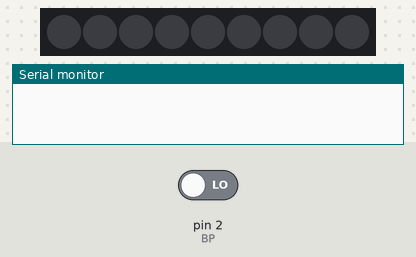
A sketch run on a simulated Arduino Uno, built with avr-gcc and run on an emulated ATmega328P. Parts: 9 RGB LEDs in strip order, left to right, the last lines printed to the serial monitor. Inputs (shaded band) come from the test bench; at power-on: pin 2 (BP) LOW. Dim RGB values are drawn brighter than linear; random numbers use the default seed unless the sketch sets one.

Above: at 1.2 s.
1.3 s: pin 2 (BP) driven HIGH
At 4.15 s:
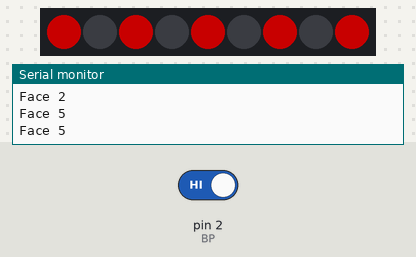
At 7.3 s:
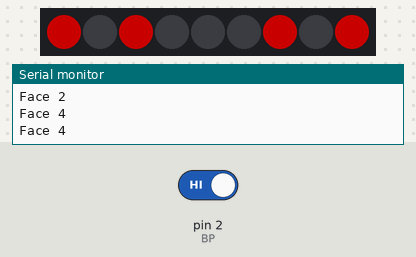
Timing chart, 0 to 8.8 s (numbered marks = the images above; inputs shaded):
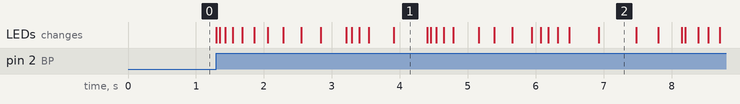

The sketch:

De3_V1.ino
```cpp
/*
 *     Bette.Mathys
 *     Dé3_V1
 *
 *     Systéme de dé, avec un bp quand il est appuyé mets une face aléatoire
 *     sur la bande néopixel
 *
 *     Bande néopixel, Boutton Poussoir, Carte Arduino
 *     Néopixel: D6, BP: D2
 *
 *     19/09/2024 Dé1_V1: Appuie BP, afficher une face aléatoire du dé
 *     20/09/2024 Dé1_V2: Appuie BP, afficher une face aléatoire du dé
 *     20/09/2024 Dé2_V1: Appuie BP, faire defiler les faces aléatoirement
 *     et arrete aléatoire
 *     20/09/2024 Dé3_V1: Appuie BP, faire defiler les faces aléatoirement
 *     et ralentit petit à petit et s'arrete sur une face rdm
 *
 *
 */


#include <Adafruit_NeoPixel.h>
#ifdef __AVR__
 #include <avr/power.h> // Nécessaire pour le Trinket 16 MHz
#endif

// Pin où les NeoPixels sont connectés
#define PIN        6

// Nombre de pixels sur l'anneau NeoPixel
#define NUMPIXELS 9

// Initialisation de la bibliothèque NeoPixel avec les paramètres : nombre de pixels, pin de contrôle et protocole
Adafruit_NeoPixel pixels(NUMPIXELS, PIN, NEO_GRB + NEO_KHZ800);

#define DELAYVAL 500 // Délai entre l'affichage des pixels (en millisecondes)

// Pin du bouton poussoir
const int BP = 2;
byte etatBP = 0; // État actuel du bouton
bool boutonPresse = false; // Indique si le bouton a été pressé

long randNumber = 0; // Stocke la face aléatoire du dé

// Fonction pour faire défiler les faces du dé avec un ralentissement progressif
void Defil() {
  int vitesseInitiale = 50;  // Vitesse initiale du défilement (en ms)
  int ralentissement = 30;    // Augmentation progressive du délai
  int tempsDefil = random(1000, 3000); // Durée du défilement (entre 1 et 3 secondes)

  unsigned long startTime = millis();  // Stocke l'heure de début du défilement

  while (millis() - startTime < tempsDefil) { // Continue le défilement jusqu'à ce que le temps soit écoulé
    randNumber = random(1, 7);  // Choisit une face du dé aléatoire

    // Affiche la face correspondante
    if (randNumber == 1) {
      Face1();
    } else if (randNumber == 2) {
      Face2();
    } else if (randNumber == 3) {
      Face3();
    } else if (randNumber == 4) {
      Face4();
    } else if (randNumber == 5) {
      Face5();
    } else if (randNumber == 6) {
      Face6();
    }

    delay(vitesseInitiale);  // Délai avant de changer de face

    // Ralentit progressivement
    vitesseInitiale += ralentissement;
  }
}

// Fonction pour détecter si le bouton est pressé
void rdm() {
  etatBP = digitalRead(BP); // Lire l'état du bouton

  // Si le bouton est pressé et qu'il ne l'était pas avant
  if (etatBP == HIGH && !boutonPresse) {
    boutonPresse = true;  // Verrouiller pour éviter plusieurs détections
    Defil();  // Lancer le défilement du dé
    boutonPresse = false; // Réinitialiser l'état après le défilement
  }
}

// Fonctions pour afficher les différentes faces du dé

void Face1() {
  pixels.clear(); // Efface les pixels avant d'afficher une nouvelle face
  Serial.println("Face 1");
  pixels.setPixelColor(4, pixels.Color(100, 0, 0)); // Allume le pixel du milieu (face 1)
  pixels.show(); // Met à jour les LEDs
}

void Face2() {
  pixels.clear();
  Serial.println("Face 2");
  pixels.setPixelColor(0, pixels.Color(100, 0, 0)); // Allume deux pixels (face 2)
  pixels.setPixelColor(8, pixels.Color(100, 0, 0));
  pixels.show();
}

void Face3() {
  pixels.clear();
  Serial.println("Face 3");
  pixels.setPixelColor(0, pixels.Color(100, 0, 0));
  pixels.setPixelColor(4, pixels.Color(100, 0, 0)); // Trois pixels (face 3)
  pixels.setPixelColor(8, pixels.Color(100, 0, 0));
  pixels.show();
}

void Face4() {
  pixels.clear();
  Serial.println("Face 4");
  pixels.setPixelColor(0, pixels.Color(100, 0, 0));
  pixels.setPixelColor(2, pixels.Color(100, 0, 0)); // Quatre pixels (face 4)
  pixels.setPixelColor(6, pixels.Color(100, 0, 0));
  pixels.setPixelColor(8, pixels.Color(100, 0, 0));
  pixels.show();
}

void Face5() {
  pixels.clear();
  Serial.println("Face 5");
  pixels.setPixelColor(0, pixels.Color(100, 0, 0));
  pixels.setPixelColor(2, pixels.Color(100, 0, 0));
  pixels.setPixelColor(4, pixels.Color(100, 0, 0)); // Cinq pixels (face 5)
  pixels.setPixelColor(6, pixels.Color(100, 0, 0));
  pixels.setPixelColor(8, pixels.Color(100, 0, 0));
  pixels.show();
}

void Face6() {
  pixels.clear();
  Serial.println("Face 6");
  pixels.setPixelColor(0, pixels.Color(100, 0, 0));
  pixels.setPixelColor(1, pixels.Color(100, 0, 0));
  pixels.setPixelColor(2, pixels.Color(100, 0, 0)); // Six pixels (face 6)
  pixels.setPixelColor(6, pixels.Color(100, 0, 0));
  pixels.setPixelColor(7, pixels.Color(100, 0, 0));
  pixels.setPixelColor(8, pixels.Color(100, 0, 0));
  pixels.show();
}

void setup() {
  Serial.begin(9600); // Démarrer la communication série pour debug
  pinMode(BP, INPUT); // Initialiser le bouton en entrée
  pixels.begin(); // Initialisation de la bande de pixels NeoPixel
}

void loop() {
  rdm();  // Vérifie l'état du bouton et lance le dé si nécessaire

  // Affiche la dernière face obtenue après le défilement
  if (randNumber == 1) {
    Face1();
  } else if (randNumber == 2) {
    Face2();
  } else if (randNumber == 3) {
    Face3();
  } else if (randNumber == 4) {
    Face4();
  } else if (randNumber == 5) {
    Face5();
  } else if (randNumber == 6) {
    Face6();
  }
}
```

Measured:
- after the input at 1.3 s, the LEDs: first change at once (image 1 shows a later state)
- what the display in image 1 shows lasts 0.5 s, from 3.9 s to 4.4 s
- what the display in image 2 shows lasts 0.6 s, from 6.9 s to 7.5 s
